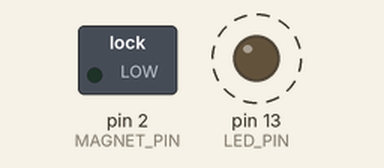
Simulated run of this sketch. Board: Arduino Nano, built with avr-gcc and run on an emulated ATmega328P. On the bench: switched loads named in the sketch (green lamp = pin HIGH), output pins drawn as LEDs (lit = HIGH). Dashed ring = blinking.

Above: at 0.13 s.
Timing chart, 0 to 3.0 s (numbered marks = the images above):
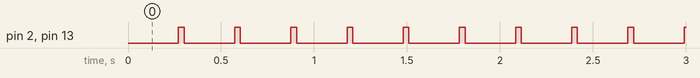

Measured:
- by itself, pin 2 (MAGNET_PIN), pin 13 (LED_PIN): alternates HIGH for 0.03 s and LOW for 0.27 s

The sketch:

electro_magnet_test.ino
```cpp
// (licence header left out)
// -------- GPIO Arduino Nano --------------

#define MAGNET_PIN 2
#define LED_PIN    13  // LED_BUILTIN


// -------- SETTING CONSTANTS ------------------------
/*
Sigma bike counter
26'   = 2085
27'   = 2195
27.5' = 2180
28'   = 2200
29'   = 2300
700C  = 2095
*/

const int WHEELE_CIRC = 2085; // circ. in mm
const int SPEED = 25;         // desired Km/h


// *** Calculation, dont modif ! RPM = (kmh*1000)/(circ/1000)/60
const float RPM = (SPEED*1000.0)/(WHEELE_CIRC/1000.0)/60.0;
const int DELAY_TIME = 60/RPM * 1000;   // delay between magnet pulse
const int PULSE_TIME = 30;              // 30ms or 50ms is Ok


// -------- GLOBALES VARIABLES ----------------------

unsigned long start = 0;  // timer


// -------- MAIN  ------------------------

void setup()
{
    // --- Serial
    Serial.begin(115200);

    pinMode(MAGNET_PIN, OUTPUT);
    pinMode(LED_PIN, OUTPUT);

    digitalWrite(MAGNET_PIN, LOW);
    digitalWrite(LED_PIN, LOW);

} // endsetup


void loop()
{

    run_simul();

    // test conso (see up)
    // digitalWrite(MAGNET_PIN, HIGH);

} // endloop


// ------------- FUNCTIONS ---------------------------

void run_simul() {
    // -- simul spedd, low signal (magnet off)
    start = millis();
    while (millis() - start <= DELAY_TIME - PULSE_TIME) {
        digitalWrite(MAGNET_PIN, LOW);
        digitalWrite(LED_PIN, LOW);
        //Serial.println(DELAY_TIME);
    }
    // -- simul speed, high signal (magnet on)
    start = millis();
    while (millis() - start <= PULSE_TIME) {
        digitalWrite(MAGNET_PIN, HIGH);
        digitalWrite(LED_PIN, HIGH);
    }

} //endfunc
```
